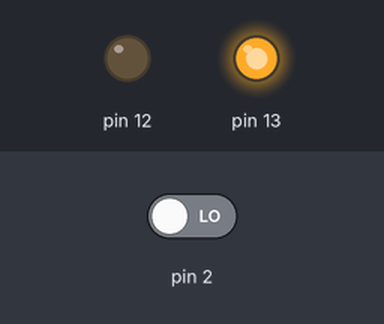
The sketch below on a simulated Arduino Uno, built with avr-gcc and run on an emulated ATmega328P. On the bench: output pins drawn as LEDs (lit = HIGH). The inputs (shaded band) are chosen by the test bench; at power-on: pin 2 LOW.

Above: at 1.2 s.
1.3 s: pin 2 driven HIGH
At 2.1 s:
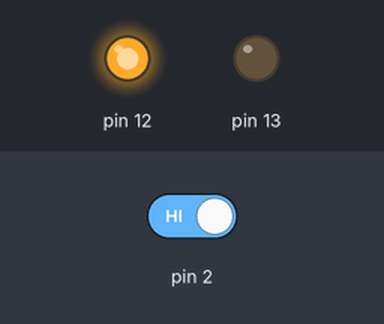
2.8 s: pin 2 driven LOW
At 3.2 s:
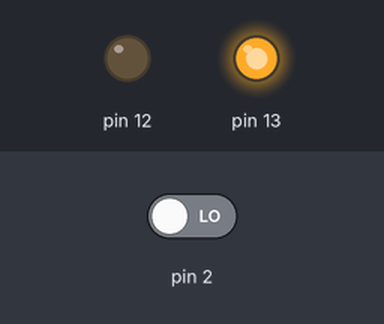
Timing chart, 0 to 5.8 s (numbered marks = the images above; inputs shaded):
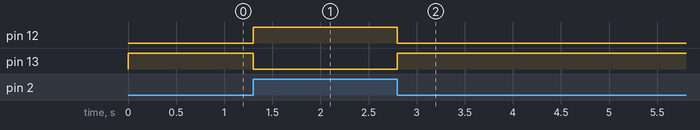

The sketch:

exerc_cio_3_lista_11.ino
```cpp
int entrada;

void setup()
{
  pinMode(13, OUTPUT);
  pinMode(12, OUTPUT);
  pinMode(2, INPUT);
}

void loop()
{
  entrada = digitalRead (2);

  if ( entrada==1)

  {
    digitalWrite(13,LOW);
    digitalWrite(12,HIGH);

  }
  else
  {
    digitalWrite(13,HIGH);
    digitalWrite(12,LOW);
  }

}
```

Measured:
- after the input at 1.3 s, pin 12: LOW → HIGH at once; pin 13: HIGH → LOW at once
- after the input at 2.8 s, pin 12: HIGH → LOW at once; pin 13: LOW → HIGH at once
